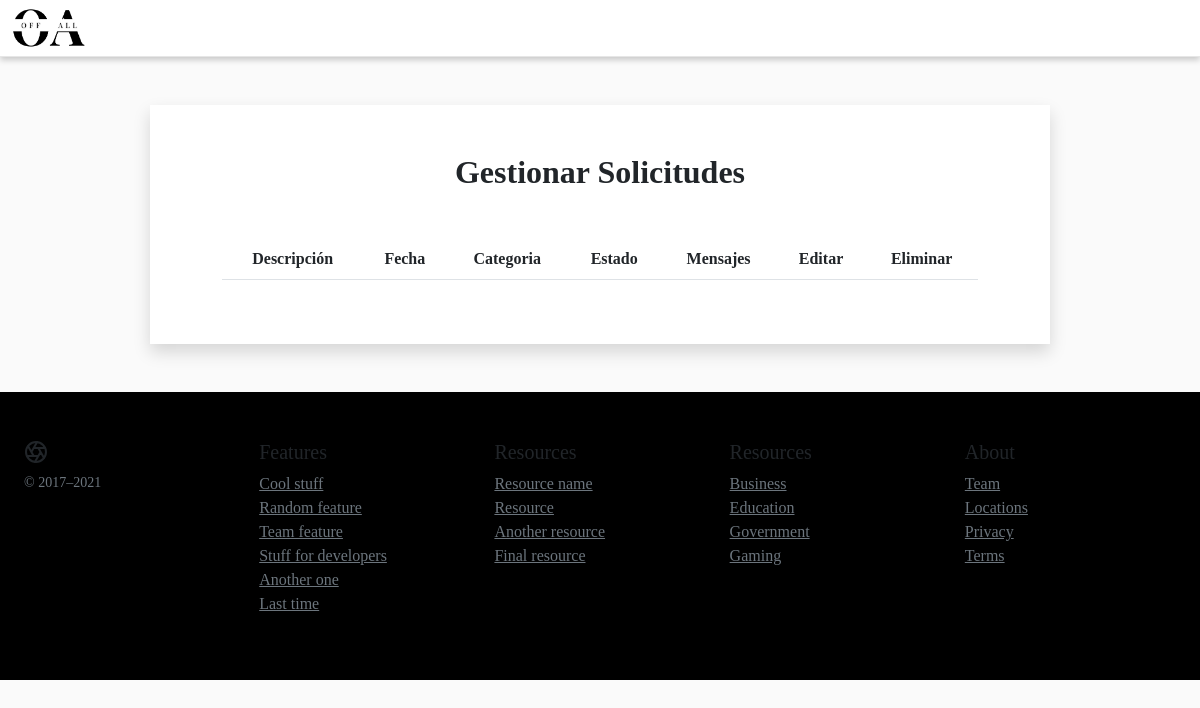
The page /managingRequests on the database as committed earlier.
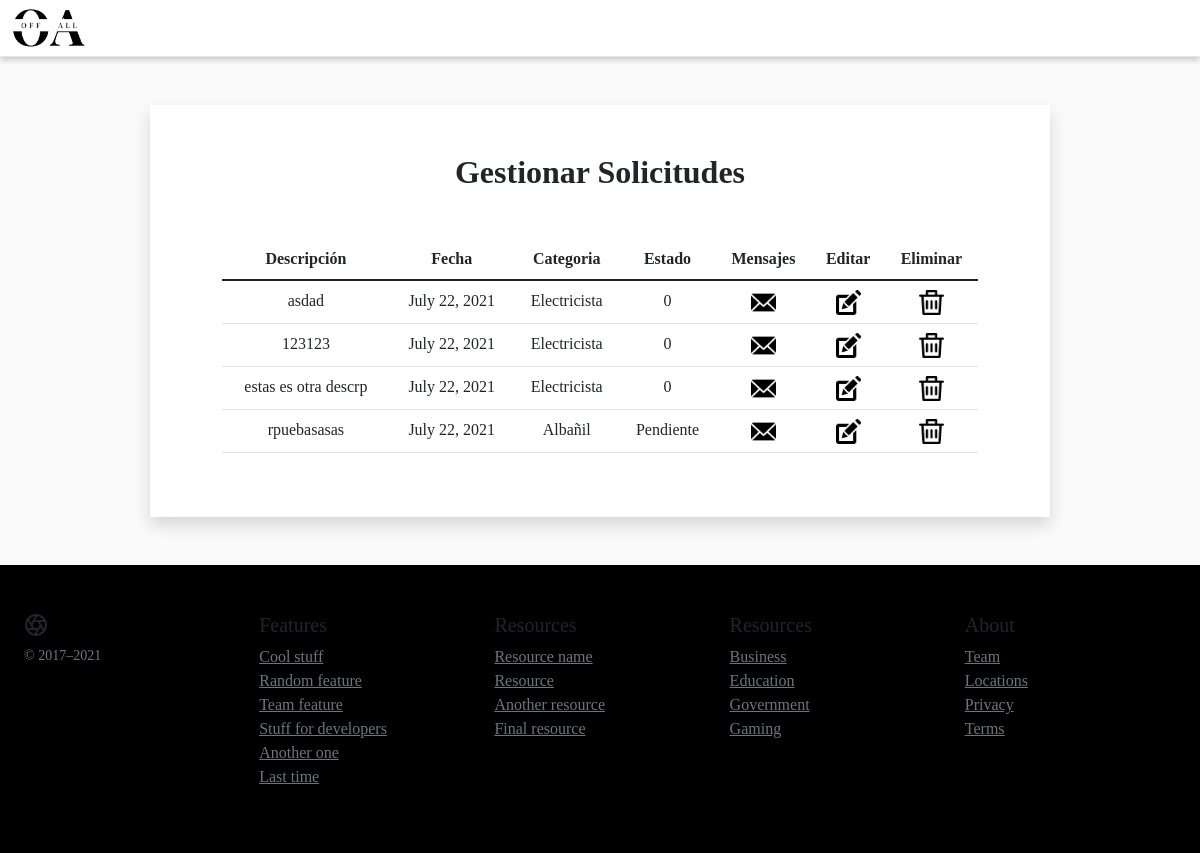
The same page on the database as committed later.
### main/models.py (models this page shows, shortened)
class Requests(models.Model):
    SolicitudDescription = models.CharField(max_length=5000)
    SolicitudImg = models.ImageField(upload_to = 'pics')
    SolicitudDate = models.DateField()
    SolicitudProfession = models.ForeignKey(Profession, on_delete=models.CASCADE)
    SolicitudAddress = models.CharField(max_length=100)
    SolicitudPrice = models.FloatField()
    SolicitudClient = models.ForeignKey(Client, null=False, blank=False, on_delete=models.CASCADE)
    SolicitudStatus = models.CharField(max_length=100)

class Profession(models.Model):
    name = models.CharField(max_length = 200)
    description = models.TextField()
    def __str__(self):
        return self.name

### main/views.py (the view)
# urls.py: path("managingRequests", views.managingRequests, name= "managingRequests"),
def managingRequests(request):
    queryset = Requests.objects.all()
    context = {
		'objectList': queryset,
	}
    return render(request, 'gestionarsolicitudes.html', context)

### templates/gestionarsolicitudes.html (shortened to what the changed rows need)
{% load static %}
<!DOCTYPE html>
<html lang="en">
<head>
    <link rel="stylesheet" href="{% static 'css/bootstrap.min.css' %}">
    <link rel="stylesheet" href="{% static 'css/styleCS.css' %}">
<body>
    <main>
        <div class="container w-75 bg-primary mt-5" >
            <div class="row align-items-stretch">
                <div class="col bg-white p-5 col-md-12 col-lg-12 col-xl-12 shadow">
                        <div class="container text-center">
                          <h2 class="fw-bold text-center mb-5">Gestionar Solicitudes</h2>
                          <div class="table-responsive">
                              <table class="table table-hover">
                                  <thead>
                                      <tr>
                                          <th>Descripción</th>
                                          <th>Fecha</th>
                                          <th>Categoria</th>
                                          <th>Estado</th>
                                          <th>Mensajes</th>
                                          <th>Editar</th>
                                          <th>Eliminar</th>
                                      </tr>
                                  </thead>
                                  <tbody>
                                        {% for instance in objectList %}
                                        <tr>
                                          <td>{{ instance.SolicitudDescription }}</td>
                                          <td>{{ instance.SolicitudDate }}</td>
                                          <td>{{ instance.SolicitudProfession }}</td>
                                          <td>{{ instance.SolicitudStatus }}</td>
                                          <td><a href="#">
                                            <img src="{% static 'img/correo-electronico.png' %}" height="25">
                                          </a></td>
                                          <td><a href="#">
                                            <img src="{% static 'img/editar.png' %}" height="25">
                                          </a></td>
                                          <td><a href="#">
                                            <img src="{% static 'img/basura.png' %}" height="25">
                                          </a></td>
                                      </tr>
                                      {% endfor %}
                                  </tbody>
                              </table>
                          </div>
                      </div>
                </div>
            </div>
        </div>
    </main>
</body>
</html>

Rows that differ between the two databases and show on the page:
added Requests: SolicitudDescription "asdad", SolicitudDate "July 22, 2021", SolicitudProfession "Electricista", SolicitudStatus "0"
added Requests: SolicitudDescription "123123", SolicitudDate "July 22, 2021", SolicitudProfession "Electricista", SolicitudStatus "0"
added Requests: SolicitudDescription "estas es otra descrp", SolicitudDate "July 22, 2021", SolicitudProfession "Electricista", SolicitudStatus "0"
added Requests: SolicitudDescription "rpuebasasas", SolicitudDate "July 22, 2021", SolicitudProfession "Albañil", SolicitudStatus "Pendiente"
